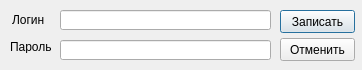
<?xml version="1.0" encoding="UTF-8"?>
<ui version="4.0">
 <class>tEditLoginPass</class>
 <widget class="QDialog" name="tEditLoginPass">
  <property name="geometry">
   <rect>
    <x>0</x>
    <y>0</y>
    <width>362</width>
    <height>70</height>
   </rect>
  </property>
  <property name="windowTitle">
   <string>Редактирование учетных данных</string>
  </property>
  <widget class="QLineEdit" name="leLogin">
   <property name="geometry">
    <rect>
     <x>60</x>
     <y>10</y>
     <width>211</width>
     <height>20</height>
    </rect>
   </property>
  </widget>
  <widget class="QLineEdit" name="lePassword">
   <property name="geometry">
    <rect>
     <x>60</x>
     <y>40</y>
     <width>211</width>
     <height>20</height>
    </rect>
   </property>
  </widget>
  <widget class="QLabel" name="label">
   <property name="geometry">
    <rect>
     <x>12</x>
     <y>13</y>
     <width>46</width>
     <height>13</height>
    </rect>
   </property>
   <property name="text">
    <string>Логин</string>
   </property>
  </widget>
  <widget class="QLabel" name="label_2">
   <property name="geometry">
    <rect>
     <x>10</x>
     <y>40</y>
     <width>46</width>
     <height>13</height>
    </rect>
   </property>
   <property name="text">
    <string>Пароль</string>
   </property>
  </widget>
  <widget class="QPushButton" name="pushButton">
   <property name="geometry">
    <rect>
     <x>280</x>
     <y>10</y>
     <width>75</width>
     <height>23</height>
    </rect>
   </property>
   <property name="text">
    <string>Записать</string>
   </property>
  </widget>
  <widget class="QPushButton" name="pushButton_2">
   <property name="geometry">
    <rect>
     <x>280</x>
     <y>38</y>
     <width>75</width>
     <height>23</height>
    </rect>
   </property>
   <property name="text">
    <string>Отменить</string>
   </property>
  </widget>
 </widget>
 <resources/>
 <connections>
  <connection>
   <sender>pushButton</sender>
   <signal>clicked()</signal>
   <receiver>tEditLoginPass</receiver>
   <slot>OnSave()</slot>
   <hints>
    <hint type="sourcelabel">
     <x>295</x>
     <y>21</y>
    </hint>
    <hint type="destinationlabel">
     <x>276</x>
     <y>26</y>
    </hint>
   </hints>
  </connection>
  <connection>
   <sender>pushButton_2</sender>
   <signal>clicked()</signal>
   <receiver>tEditLoginPass</receiver>
   <slot>OnCancel()</slot>
   <hints>
    <hint type="sourcelabel">
     <x>305</x>
     <y>54</y>
    </hint>
    <hint type="destinationlabel">
     <x>274</x>
     <y>54</y>
    </hint>
   </hints>
  </connection>
 </connections>
 <slots>
  <slot>OnSave()</slot>
  <slot>OnCancel()</slot>
 </slots>
</ui>
